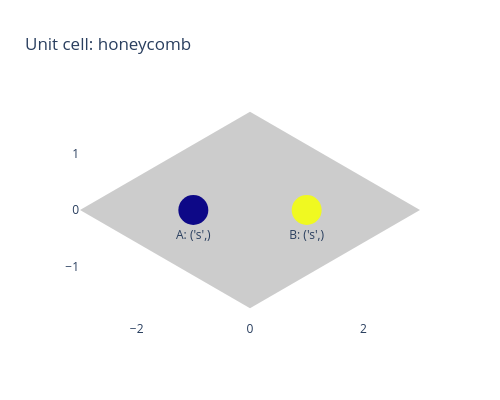

Notebook code for this chart:
### Markdown cell above
We have now created our unit cell, which the astute reader might recognize as the honeycomb lattice unit cell. This unit cell is first defined by a list of lattice vectors, with as many elements as the dimensionality of the lattice. Like a Site object, a Unitcell object contains a 'sites' dictionary of its contained sites, where each site can be accessed through its name. We can also plot a unit cell using the .plot() function:

### Code cell
fig = uc.plot()

### Figure 1 — Plotly figure (JSON) as saved in the notebook; plotly's stock layout.template omitted (floating-point values rounded to 4 significant figures)
{"data": [{"fill": "toself", "fillcolor": "rgba(0,0,0,0.2)", "line": {"color": "rgba(0,0,0,0)"}, "mode": "lines", "name": "Unit cell", "showlegend": false, "textposition": "bottom center", "type": "scatter", "x": [-3.0, 0.0, 3.0, 0.0, -3.0], "y": [0.0, -1.732, 0.0, 1.732, 0.0]}, {"marker": {"color": [0, 1], "size": 30}, "mode": "markers+text", "showlegend": false, "text": ["A: ('s',)", "B: ('s',)"], "textposition": "bottom center", "type": "scatter", "x": [-1, 1], "y": [0, 0]}], "layout": {"height": 400, "paper_bgcolor": "white", "plot_bgcolor": "white", "title": {"text": "Unit cell: honeycomb"}, "width": 500, "xaxis": {"range": [-3, 3], "zeroline": false}, "yaxis": {"range": [-1.732, 1.732], "scaleanchor": "x", "zeroline": false}}}
